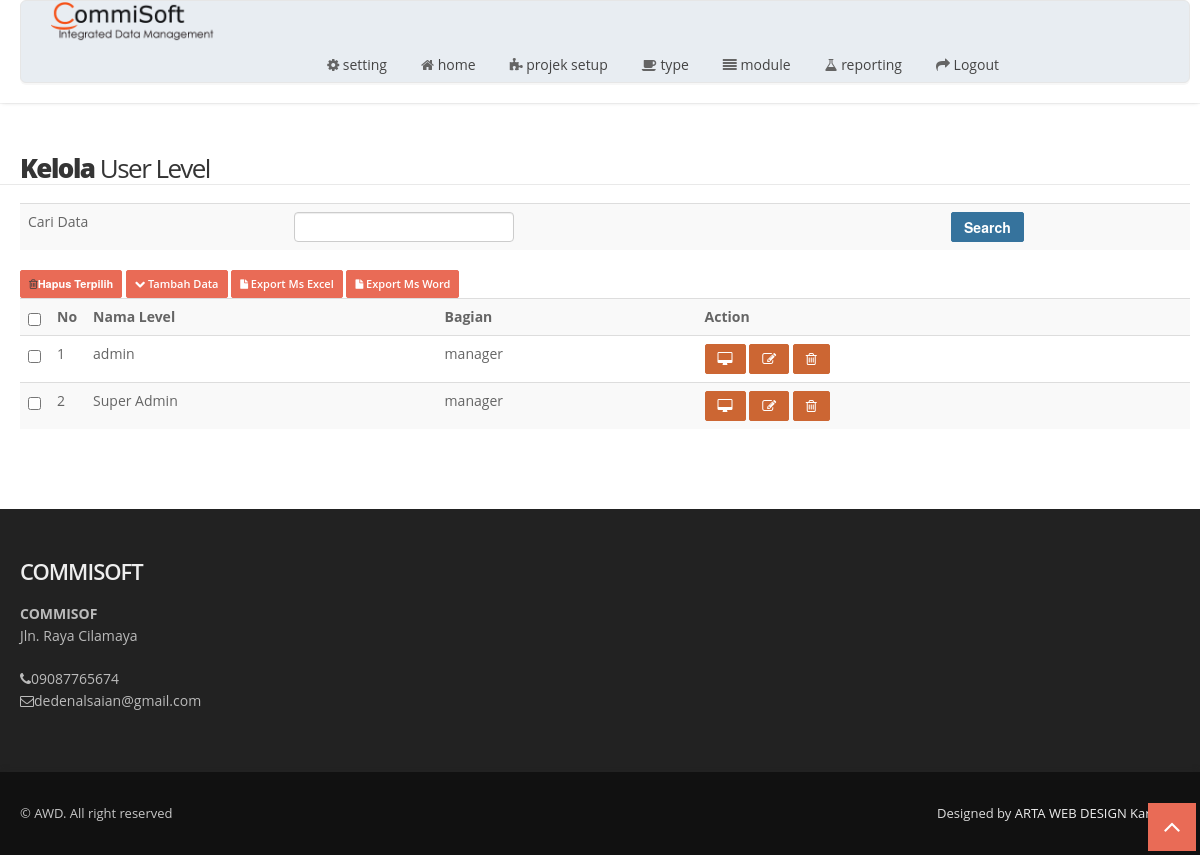
Screenshot of /index.php/userlevel with the database file from the repository.
### tables this page shows
CREATE TABLE `tbl_menu`  (
  `id_menu` int(11) NOT NULL AUTO_INCREMENT,
  `title` varchar(50) NOT NULL,
  `url` varchar(30) NOT NULL,
  `icon` varchar(30) NOT NULL,
  `is_main_menu` int(11) NOT NULL,
  `is_aktif` enum('y','n') NOT NULL COMMENT 'y=yes,n=no',
  PRIMARY KEY (`id_menu`) USING BTREE
);

CREATE TABLE `tbl_user_level`  (
  `id_user_level` int(11) NOT NULL AUTO_INCREMENT,
  `nama_level` varchar(30) NOT NULL,
  `bagian` varchar(100) NOT NULL,
  PRIMARY KEY (`id_user_level`) USING BTREE
);

CREATE TABLE `tbl_perusahaan`  (
  `id_perusahaan` int(11) NOT NULL AUTO_INCREMENT,
  `kode` varchar(6) NOT NULL,
  `nama_perusahaan` varchar(100) NOT NULL,
  `biodata` text NOT NULL,
  `no_izin` varchar(50) NOT NULL,
  `no_hp` varchar(20) NOT NULL,
  `no_pajak` varchar(25) NOT NULL,
  `alamat` text NOT NULL,
  `email` varchar(250) NOT NULL,
  `password_email` varchar(250) NOT NULL,
  `tgl_berdiri` date NOT NULL,
  `images` text NOT NULL,
  PRIMARY KEY (`id_perusahaan`) USING BTREE
);

### application/libraries/Template.php (called while the page is built)
<?php if ( ! defined('BASEPATH')) exit('No direct script access allowed');
class Template {
		var $template_data = array();
		function set($name, $value)
		{
			$this->template_data[$name] = $value;
		}
		function load($template = '', $view = '' , $view_data = array(), $return = FALSE)
		{
			$this->CI =& get_instance();
			$this->set('contents', $this->CI->load->view($view, $view_data, TRUE));
			return $this->CI->load->view($template, $this->template_data, $return);
		}
}

### application/controllers/Userlevel.php (called while the page is built, shortened)
<?php
class Userlevel extends CI_Controller
{
    public function index()
    {
         $q = urldecode($this->input->get('q', TRUE));
        $start = intval($this->uri->segment(3));
        if ($q <> '') {
            $config['base_url'] = base_url() . 'index.php/kelolamenu/index?q=' . urlencode($q);
            $config['first_url'] = base_url() . 'index.php/kelolamenu/index?q=' . urlencode($q);
        } else {
            $config['base_url'] = base_url() . 'index.php/kelolamenu/index/';
            $config['first_url'] = base_url() . 'index.php/kelolamenu/index/';
        }
        $config['per_page'] = 10;
        $config['page_query_string'] = TRUE;
        $config['total_rows'] = $this->User_level_model->total_rows($q);
        $userlevel = $this->User_level_model->get_limit_data($config['per_page'], $start, $q);
        $config['first_link']       = 'First';
        $config['last_link']        = 'Last';
        $config['next_link']        = 'Next';
        $config['prev_link']        = 'Prev';
        $config['full_tag_open']    = '<div class="pagination full-right"><nav><ul>';
        $config['full_tag_close']   = '</ul></nav></div>';
        $config['num_tag_open']     = '<li class="page-item">';
        $config['num_tag_close']    = '</li>';
        $config['cur_tag_open']     = '<li class="active"><span class="page-link">';
        $config['cur_tag_close']    = '<span class="sr-only"></span></span></li>';
        $config['next_tag_open']    = '<li class="page-item"><span class="page-link">';
        $config['next_tagl_close']  = '<span aria-hidden="true">&raquo;</span></span></li>';
        $config['prev_tag_open']    = '<li class="page-item"><span class="page-link">';
        $config['prev_tagl_close']  = '</span>Next</li>';
        $config['first_tag_open']   = '<li class="page-item"><span class="page-link">';
        $config['first_tagl_close'] = '</span></li>';
        $config['last_tag_open']    = '<li class="page-item"><span class="page-link">';
        $config['last_tagl_close']  = '</span></li>';
        $this->pagination->initialize($config);
        $data = array(
            'userlevel_data' => $userlevel,
            'q' => $q,
            'pagination' => $this->pagination->create_links(),
            'total_rows' => $config['total_rows'],
            'start' => $start,
        );
        $this->template->load('template','userlevel/tbl_user_level_list',$data);
    }
}

### index.php (called while the page is built, shortened)
<?php
require_once BASEPATH.'core/CodeIgniter.php';

### application/config/config.php (called while the page is built, shortened)
<?php
$config['base_url'] = ((isset($_SERVER['HTTPS']) && $_SERVER['HTTPS'] == "on") ? "https" : "http");
$config['base_url'] .= "://" . $_SERVER['HTTP_HOST'];
$config['base_url'] .= str_replace(basename($_SERVER['SCRIPT_NAME']), "", $_SERVER['SCRIPT_NAME']);
$config['index_page'] = 'index.php';
$config['uri_protocol']	= 'REQUEST_URI';
$config['url_suffix'] = '';
$config['language']	= 'english';
$config['charset'] = 'UTF-8';
$config['enable_hooks'] = FALSE;
$config['subclass_prefix'] = 'MY_';
$config['composer_autoload'] = FALSE;
$config['permitted_uri_chars'] = 'a-z 0-9~%.:_\-';
$config['enable_query_strings'] = FALSE;
$config['controller_trigger'] = 'c';
$config['function_trigger'] = 'm';
$config['directory_trigger'] = 'd';
$config['allow_get_array'] = TRUE;
$config['log_threshold'] = 0;
$config['log_path'] = '';
$config['log_file_extension'] = '';
$config['log_file_permissions'] = 0644;
$config['log_date_format'] = 'Y-m-d H:i:s';
$config['error_views_path'] = '';
$config['cache_path'] = '';
$config['cache_query_string'] = FALSE;
$config['encryption_key'] = '';
$config['sess_driver'] = 'files';
$config['sess_cookie_name'] = 'ci_session';
$config['sess_expiration'] = 7200;
$config['sess_save_path'] = NULL;
$config['sess_match_ip'] = FALSE;
$config['sess_time_to_update'] = 300;
$config['sess_regenerate_destroy'] = FALSE;
$config['cookie_prefix']	= '';
$config['cookie_domain']	= '';
$config['cookie_path']		= '/';
$config['cookie_secure']	= FALSE;
$config['cookie_httponly'] 	= FALSE;
$config['standardize_newlines'] = FALSE;
$config['global_xss_filtering'] = FALSE;
$config['csrf_protection'] = FALSE;
$config['csrf_token_name'] = 'csrf_test_name';
$config['csrf_cookie_name'] = 'csrf_cookie_name';
$config['csrf_expire'] = 7200;
$config['csrf_regenerate'] = TRUE;
$config['csrf_exclude_uris'] = array();
$config['compress_output'] = FALSE;
$config['time_reference'] = 'local';
$config['rewrite_short_tags'] = FALSE;
$config['proxy_ips'] = '';

### application/models/User_level_model.php (called while the page is built, shortened)
<?php
class User_level_model extends CI_Model
{
    public $table = 'tbl_user_level';
    public $id = 'id_user_level';
    public $order = 'DESC';
    function total_rows($q = NULL) {
        $this->db->like('id_user_level', $q);
	$this->db->or_like('nama_level', $q);
	$this->db->from($this->table);
        return $this->db->count_all_results();
    }
    function get_limit_data($limit, $start = 0, $q = NULL) {
        $this->db->order_by($this->id, $this->order);
        $this->db->like('id_user_level', $q);
	$this->db->or_like('nama_level', $q);
	$this->db->limit($limit, $start);
        return $this->db->get($this->table)->result();
    }
}

### application/views/template.php (the view, shortened to what this page needs)
<?php $perus = $this->db->get_where('tbl_perusahaan','id_perusahaan=1')->row();?>
<!DOCTYPE html>
<html lang="en">
<head>
  <link href="<?=base_url('') ?>assets/css/bootstrap.css" rel="stylesheet" />
  <link href="<?=base_url('') ?>assets/css/bootstrap-responsive.css" rel="stylesheet" />
  <link href="<?=base_url('') ?>assets/css/flexslider.css" rel="stylesheet" />
  <link href="<?=base_url('') ?>assets/css/prettyPhoto.css" rel="stylesheet" />
  <link href="<?=base_url('') ?>assets/css/camera.css" rel="stylesheet" />
  <link href="<?=base_url('') ?>assets/css/jquery.bxslider.css" rel="stylesheet" />
  <link href="<?=base_url('') ?>assets/css/style.css" rel="stylesheet" />
  <link href="<?=base_url('') ?>assets/color/default.css" rel="stylesheet" />
</head>
<body>
  <div id="wrapper">
    <header>
      <div class="container">
        <div class="row nomargin pricing-box-wrap animated-fast flyIn">
          <div class="span2">
            <div class="logo">
              <a href="<?=base_url('') ?>"><img src="<?=base_url('assets/') ?>img/logo.png" alt="ARTA WEB DESIGN KARAWANG"/></a>
            </div>
          </div>
          <div class="span10">
            <div class="navbar navbar-static-top">
              <div class="navigation">
                <nav>
                  <ul class="nav topnav">
                      <?php
        $setting = $this->db->get_where('tbl_setting',array('id_setting'=>1))->row_array();
        if($setting['value']=='ya'){
            $id_user_level = $this->session->userdata('id_user_level');
            $sql_menu = "SELECT *
            FROM tbl_menu
            WHERE id_menu in(select id_menu from tbl_hak_akses where id_user_level=$id_user_level) and is_main_menu=0 and is_aktif='y' order by id_menu asc";
        }else{
            $sql_menu = "select * from tbl_menu where is_aktif='y' and is_main_menu=0 order by id_menu asc";
        }
        $main_menu = $this->db->query($sql_menu)->result();
        foreach ($main_menu as $menu){
            $this->db->where('is_main_menu',$menu->id_menu);
            $this->db->where('is_aktif','y');
            $this->db->order_by('id_menu', 'asc');
            $submenu = $this->db->get('tbl_menu');
            if($submenu->num_rows()>0){
                echo "<li class='dropdown'>
                        <a href='#'>
                            <i class='$menu->icon'></i> <span>".strtolower($menu->title)."</span>
                            <span class='pull-right-container'>
                                <i class='fa fa-angle-left pull-right'></i>
                            </span>
                        </a>
                        <ul class='dropdown-menu' >";
                        echo" </ul>
                    </li>";
            }else{
                echo "<li>";
                echo anchor($menu->url,"<i class='".$menu->icon."'></i> ".strtolower($menu->title));
                echo "</li>";
            }
        }
        ?>
                  <li><?php echo anchor('auth/logout',"<i class='icon-share-alt'></i> Logout");?></li>
                  </ul>
                </nav>
              </div>
            </div>
          </div>
        </div>
      </div>
    </header>
      <?=$contents ?>
    <footer>
      <div class="container">
        <div class="row">
          <div class="span12">
            <div class="widget">
              <h5 class="widgetheading">COMMISOFT</h5>
              			<address>
							<strong><?=$perus->nama_perusahaan;?></strong><br>
							<?=$perus->alamat;?> <br>
						</address>
              <p>
                <i class="icon-phone"></i><?=$perus->no_hp;?><br>
                <i class="icon-envelope-alt"></i><?=$perus->email;?>
              </p>
            </div>
          </div>
        </div>
      </div>
      <div id="sub-footer">
        <div class="container">
          <div class="row">
            <div class="span6">
              <div class="copyright">
                <p><span>&copy; AWD. All right reserved</span></p>
              </div>
            </div>
            <div class="span6">
              <div class="credits">
                Designed by <a href="<?=base_url('') ?>">ARTA WEB DESIGN Karawang</a>
              </div>
            </div>
          </div>
        </div>
      </div>
    </footer>
  <a href="#" class="scrollup"><i class="icon-angle-up icon-square icon-bglight icon-2x active"></i></a>
</body>
</html>

### application/views/userlevel/tbl_user_level_list.php (shortened to what this page needs)
<section id="content">
     <div class="container">
       <div class="row">
         <div class="span12">
           <h4 class="title"><strong>Kelola</strong> User Level</h4>
            <div class="row">
           <div class="span12">
               <div class="box box-warning box-solid">
           <form action="<?php echo site_url('userlevel/index'); ?>" class="form-inline" method="get">
                     <table class="table table-striped">
                           <tr><td width="250">Cari Data</td><td> <input type="text" class="form-control" name="q" value="<?php echo $q; ?>">
                               </td>
                               <td><button class="btn btn-primary btn-sm" type="submit">Search</button></td></tr>
                       </table>
               </form>
       </div>
       <form action="<?php echo site_url('userlevel/delete_select'); ?>" class="form-inline" method="post">
       <button class="btn btn-small btn-theme" type="submit"><i class="icon-trash"></i>Hapus Terpilih </button>
       <a href="<?php echo site_url('userlevel/create'); ?>" class="btn btn-small btn-theme"><i class="icon-chevron-down"></i> Tambah Data</a>
       <?php echo anchor(site_url('userlevel/excel'), '<i class="icon-file" aria-hidden="true"></i> Export Ms Excel', 'class="btn btn-small btn-theme"'); ?>
       <?php echo anchor(site_url('userlevel/word'), '<i class="icon-file" aria-hidden="true"></i> Export Ms Word', 'class="btn btn-small btn-theme"'); ?>
       <table class="table table-striped" style="margin-bottom: 10px">
           <tr>
           <th><input type="checkbox" id="checkall"></th>
           <th>No</th>
           <th>Nama Level</th>
           <th>Bagian</th>
           <th>Action</th>
           </tr><?php
           foreach ($userlevel_data as $userlevel)
           {
               ?>
               <tr>
           <td width="10px"><input type="checkbox" class="checkitem" name="pilih[]" value="<?=$userlevel->id_user_level?>"></td>
           <td width="10px"><?php echo ++$start ?></td>
           <td><?php echo $userlevel->nama_level ?></td>
           <td><?php echo $userlevel->bagian ?></td>
           <td>
               <?php
               echo anchor(site_url('userlevel/akses/'.$userlevel->id_user_level),'<i class="icon-desktop" ></i>','class="btn btn-danger btn-sm"');
               echo anchor(site_url('userlevel/update/'.$userlevel->id_user_level),'<i class="icon-edit" ></i>','class="btn btn-danger btn-sm"');
                echo anchor(site_url('userlevel/delete/'.$userlevel->id_user_level),'<i class="icon-trash" ></i>','class="btn btn-danger btn-sm"');
               ?>
           </td>
       </tr>
               <?php
           }
           ?>
       </table>
       <?php echo $pagination ?></form>
           </div>
           </div>
           </div>
           <div class="blankline30"></div>
           <div class="solidline"></div>
           <div class="blankline20"></div>
         </div>
       </div>
     </div>

### rows the page displays
tbl_menu: title "setting"
tbl_menu: url+icon+title "home"
tbl_menu: title "projek setup"
tbl_menu: title "type"
tbl_menu: title "module"
tbl_menu: title "reporting"
tbl_user_level: nama_level "admin", bagian "manager"
tbl_user_level: nama_level "Super Admin", bagian "manager"
tbl_perusahaan: nama_perusahaan "COMMISOF", alamat "Jln. Raya Cilamaya", no_hp "09087765674", email "dedenalsaian@gmail.com"

### other values shown
anchor('auth/logout',"<i class='icon-share-alt'></i> Logout") "Logout"
